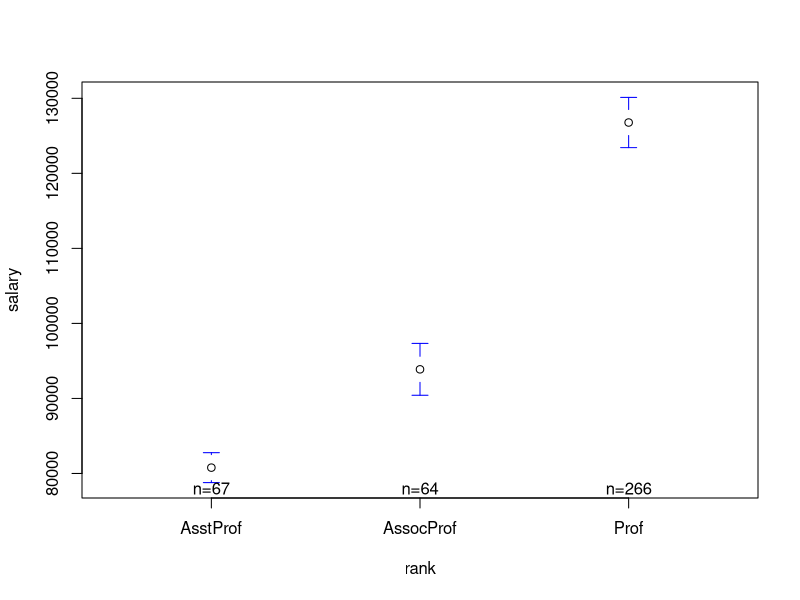
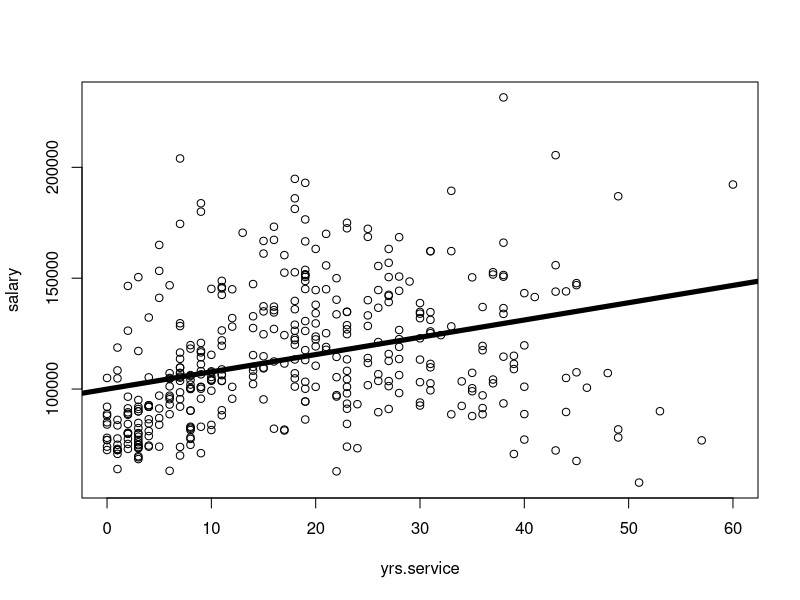
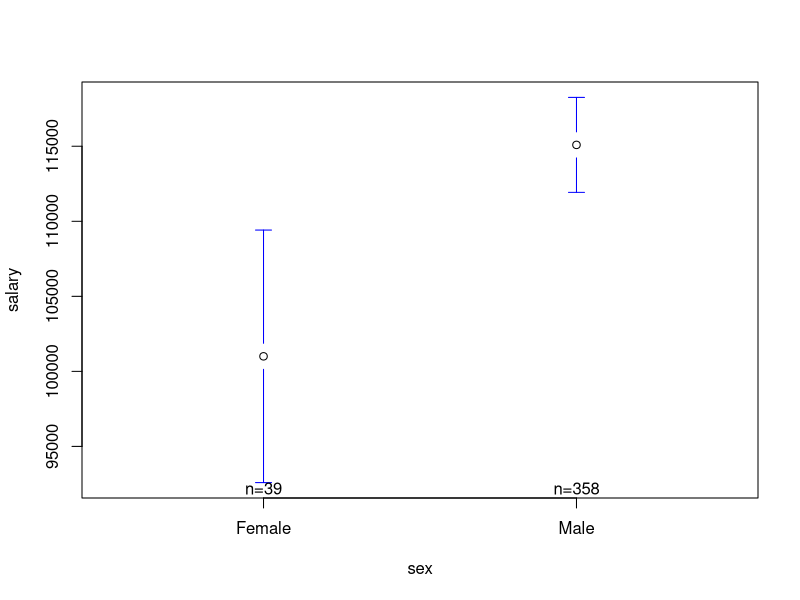
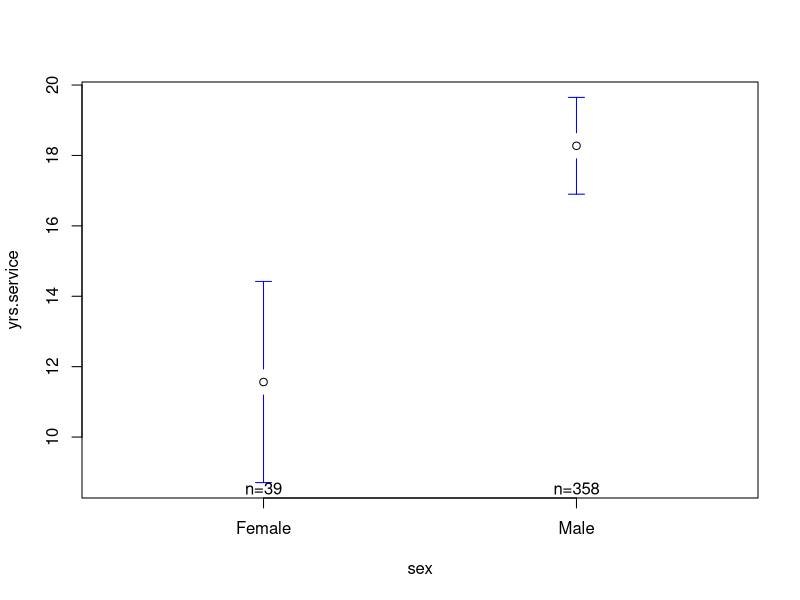

Reproduce these figures in R, in order.
## ---- chunk 1
#| message: false
#| warning: false
library(car)
library(gplots)
mod <- lm(salary ~ rank, data = Salaries)
summary(mod)
## ---- chunk 2
#| message: false
#| warning: false
#| fig-width: 5
#| fig-height: 5
plotmeans(salary ~ rank, data = Salaries, connect = F)
## ---- chunk 3
mod1 <- lm(salary ~ yrs.service, data = Salaries)
summary(mod1)
## ---- chunk 4
#| message: false
#| warning: false
#| fig-width: 5
#| fig-height: 5
plot(salary ~ yrs.service, data = Salaries)
abline(mod1, lwd = 5)
## ---- chunk 5
mod2 <- lm(salary ~ sex, data = Salaries)
summary(mod2)
## ---- chunk 6
#| message: false
#| warning: false
#| fig-width: 5
#| fig-height: 5
plotmeans(salary ~ sex, data = Salaries, connect = F)
## ---- chunk 7
mod3 <- lm(yrs.service ~ sex, data = Salaries)
summary(mod3)
## ---- chunk 8
#| message: false
#| warning: false
#| fig-width: 5
#| fig-height: 5
plotmeans(yrs.service ~ sex, data = Salaries, connect = F)
## ---- chunk 9
mod4 <- lm(salary ~ sex + yrs.service, data = Salaries)
summary(mod4)
